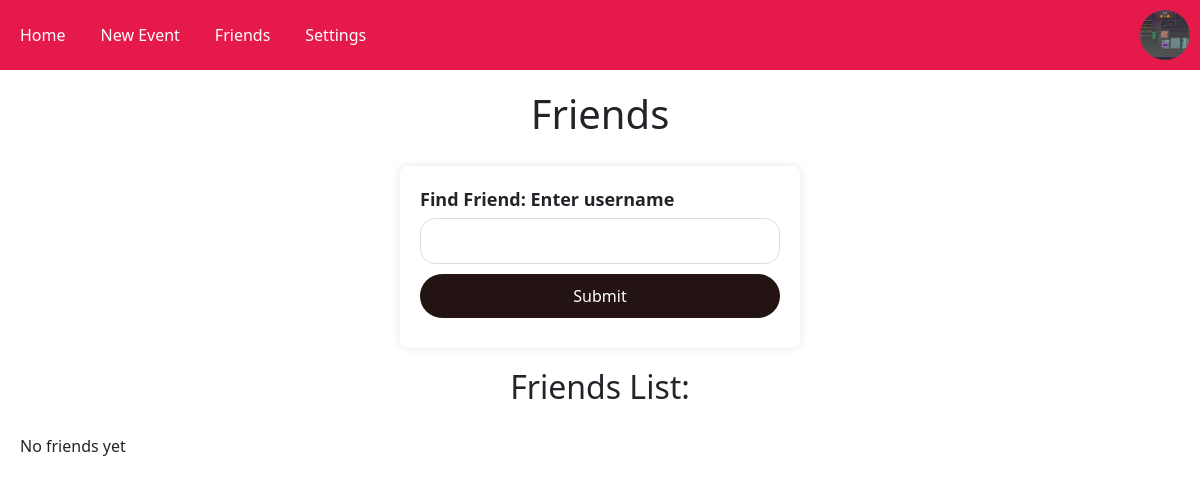
Page /friends (signed in) on the earlier database version.
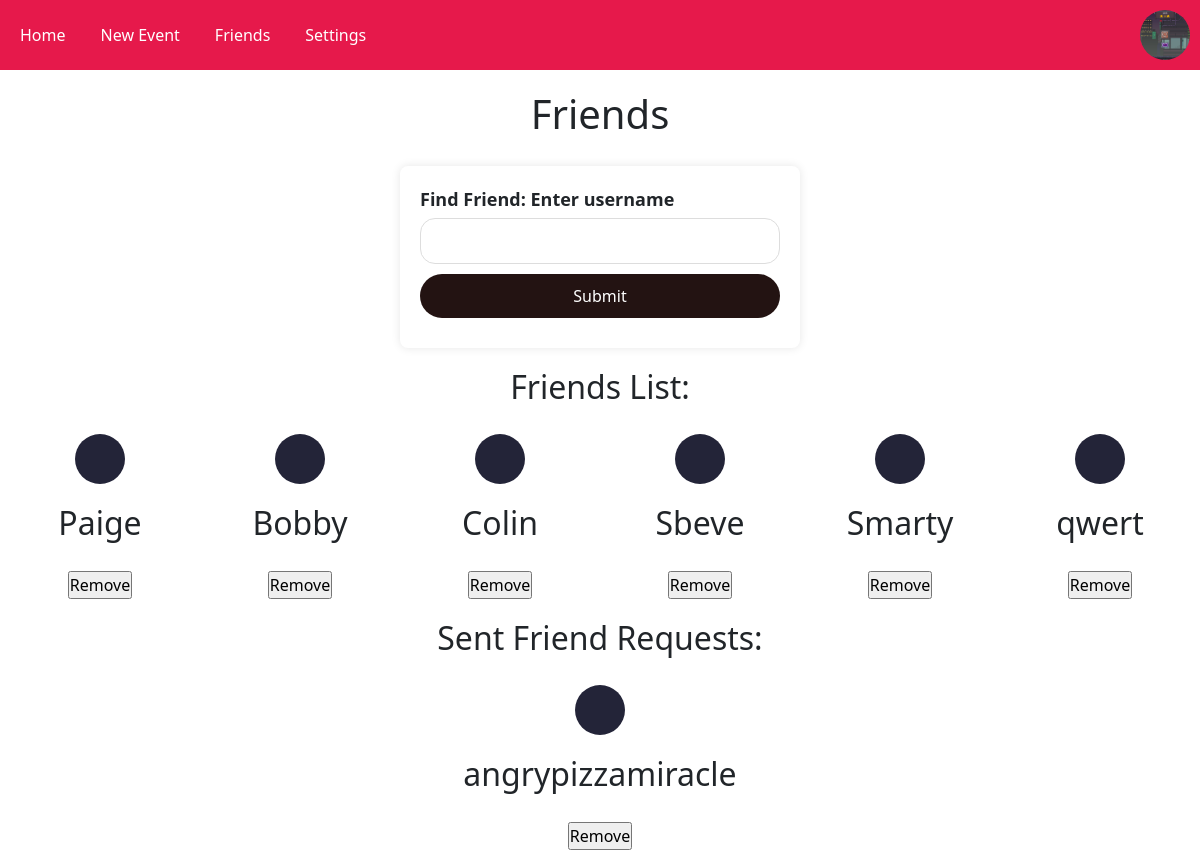
Same page on the later database version.
### run.py (models this page shows)
class User(db.Model):
    id = db.Column(db.Integer, primary_key=True)
    username = db.Column(db.String(32), index=True, unique=True)
    password = db.Column(db.String(32))
    email = db.Column(db.String(120), index=True, unique=True)

### run.py (the view, shortened to what this page needs)
@app.route('/friends', methods=('GET', 'POST'))
def friends():
    formNew = NewFriendForm()
    formRemove = RemoveFriendForm()
    formAccept = AcceptFriendForm()
    formReject = RejectFriendForm()
    formCancel = CancelFriendForm()
    if checkUser():
        username = User.query.filter_by(id=session['userID']).first().username
        picture = './static/uploads/' + username + '.jpg'
        friends = Friend.query.filter(
            or_(Friend.user_id1 == session['userID'], Friend.user_id2 == session['userID'])
        ).all()
        friendsList = []
        friendsRequestRecieved = []
        friendsRequestSent = []
        for i in friends:
            if i.status == 1:
                if i.user_id1 == session['userID']:
                    friendsList.append(User.query.filter_by(id=i.user_id2).first())
                else:
                    friendsList.append(User.query.filter_by(id=i.user_id1).first())
            elif i.status == 0:
                if i.user_id1 == session['userID']:
                    friendsRequestSent.append(User.query.filter_by(id=i.user_id2).first())
                else:
                    friendsRequestRecieved.append(User.query.filter_by(id=i.user_id1).first())
        return render_template('friends.html',
                               username=User.query.filter_by(id=session['userID']).first().username,
                               profile_picture=picture,
                               formNew=formNew,
                               formRemove=formRemove,
                               formAccept=formAccept,
                               formReject=formReject,
                               formCancel=formCancel,
                               friendsList=friendsList,
                               friendsRequestSent=friendsRequestSent,
                               friendsRequestRecieved=friendsRequestRecieved)
    else:
        return redirect(url_for('home'))

### forms.py
class NewFriendForm(FlaskForm):
    username = StringField('Username', validators=[DataRequired()])

class RemoveFriendForm(FlaskForm):
    remove_friend_id = IntegerField('ID', validators=[DataRequired()])

### run.py (called while the page is built)
def checkUser():
    if session.get('logged_in'):
        return True
    else:
        return False

### templates/friends.html (shortened to what this page needs)
{% extends "base.html" %}
{% block content %}
<body>
  <nav>
    <div class="nav-links">
      <a href="/home">Home</a>
      <a href="/create_event">New Event</a>
      <a href="/friends">Friends</a>
      <a href="/settings">Settings</a>
    </div>
    <img id="profile-picture" src="{{ profile_picture }}" alt="Profile Picture" onclick="changeProfilePicture()">
  </nav>
  <h1>Friends</h1>
  <div class="enterDetails">
    <form method='post' name="NewFriend">
      <div>
        <label for="username">Find Friend: Enter username</label>
        {{ formNew.username }}
      </div>
      <div>
        <input type="submit" id="submit" name="submit" value="Submit">
      </div>
    </form>
  </div>
  <h2>Friends List:</h2>
  {% if friendsList|length == 0 %}
    <p>No friends yet</p>
  {% else %}
  <div class="item-list-container">
    {% for friend in friendsList %}
      <div class="item-list">
        <img id="profile-picture" src="./static/uploads/{{ friend.username }}.jpg" alt="{{ friend.username }}'s Profile Picture">
        <h2>{{ friend.username }}</h2>
        <form method='post' name="RemoveFriend">
          <div>
            <input type="submit" id="submit" name="submit" value="Remove">
          </div>
        </form>
      </div>
    {% endfor %}
  </div>
  {% endif %}
  {% if friendsRequestSent|length > 0 %}
    <h2>Sent Friend Requests:</h2>
    <div class="item-list-container">
      {% for friend in friendsRequestSent %}
        <div class="item-list">
          <img id="profile-picture" src="./static/uploads/{{ friend.username }}.jpg" alt="{{ friend.username }}'s Profile Picture">
          <h2>{{ friend.username }}</h2>
          <form method='post' name="CancelFriend">
            <div>
              <input type="submit" id="submit" name="submit" value="Remove">
            </div>
          </form>
        </div>
      {% endfor %}
    </div>
  {% endif %}
{% endblock %}

### templates/base.html (shortened to what this page needs)
<!DOCTYPE html>
<html lang="en">
<head>
  <link rel="stylesheet" href="../static/stylesheet.css">
  <link href="https://cdn.jsdelivr.net/npm/bootstrap@5.3.2/dist/css/bootstrap.min.css" rel="stylesheet">
</head>
</head>
  {% block content %}{% endblock %}
</body>
</html>

### static/stylesheet.css (style rules this page uses)
html { scroll-behavior: smooth; padding: 0; margin: 0; font-family: Arial, Helvetica, sans-serif; font-size: 16px; }
* { padding: 0; margin: 0; }
h1 { font-size: 40px; font-weight: bold; padding: 20px; text-align: center; }
h2 { font-size: 30px; font-weight: bold; padding: 20px; text-align: center; }
body { display: flex; flex-direction: column; min-height: 100vh; }
#profile-picture { width: 50px; height: 50px; border-radius: 50%; object-fit: cover; }
nav { display: flex; justify-content: space-between; align-items: center; padding: 10px; background-color: #e6194b; color: #ffffff; }
nav a, nav button { text-decoration: none; color: #fff; padding: 10px; border: none; background-color: transparent; cursor: pointer; }
nav img { border-radius: 50%; cursor: pointer; }
.nav-links { display: flex; }
.nav-links a { margin-right: 15px; }
.enterDetails { justify-content: center; display: flex; background-color: #fff; padding: 20px; border-radius: 8px; box-shadow: 0 0 10px rgba(0, 0, 0, 0.1); max-width: 400px; width: 100%; align-self: center; }
.enterDetails form { display: flex; flex-direction: column; }
.enterDetails label { font-size: 18px; font-weight: bold; margin-bottom: 5px; }
.enterDetails input { width: 100%; text-decoration: none; padding: 10px; border: 1px solid #ddd; border-radius: 15px; margin-bottom: 10px; }
.enterDetails #submit { padding: 10px; border: none; border-radius: 30px; background-color: #231312; color: #fff; text-decoration: none; min-width: 300px; text-align: center; }
.item-list-container { display: flex; flex-wrap: wrap; }
.item-list { display: flex; flex: 1; min-width: 100px; flex-direction: column; align-items: center; }

Differences in the rows shown:
added User: username (picture), username "Paige", shown under "Friends List:"
added User: username (picture), username "Bobby", shown under "Friends List:"
added User: username (picture), username "Colin", shown under "Friends List:"
added User: username (picture), username "Sbeve", shown under "Friends List:"
added User: username (picture), username "Smarty", shown under "Friends List:"
added User: username (picture), username "qwert", shown under "Friends List:"
now on this page (row unchanged): User: username (picture), username "angrypizzamiracle", shown under "Sent Friend Requests:"
Other differences:
text no longer shown: "No friends yet"
text now shown: "Sent Friend Requests:"
